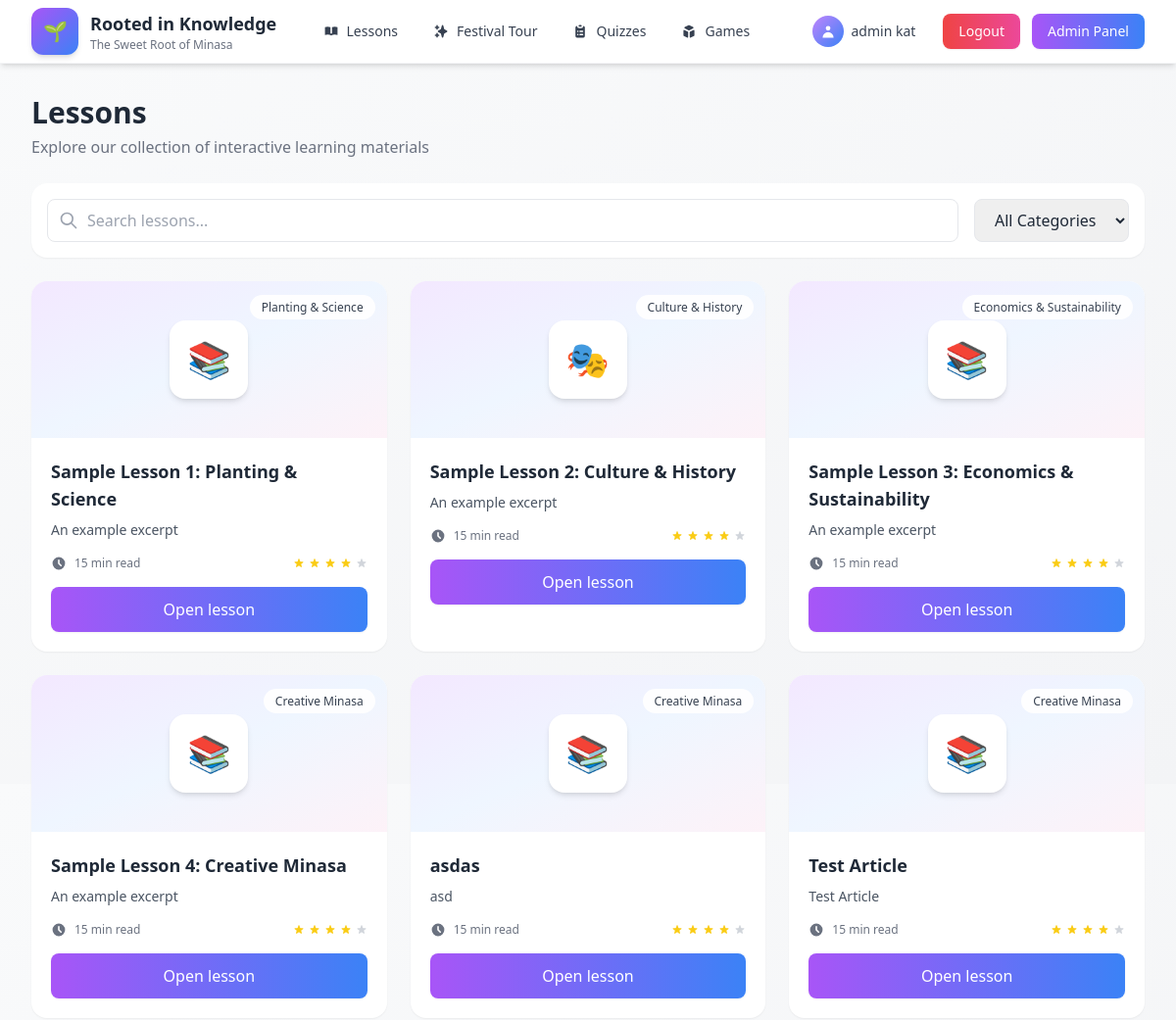
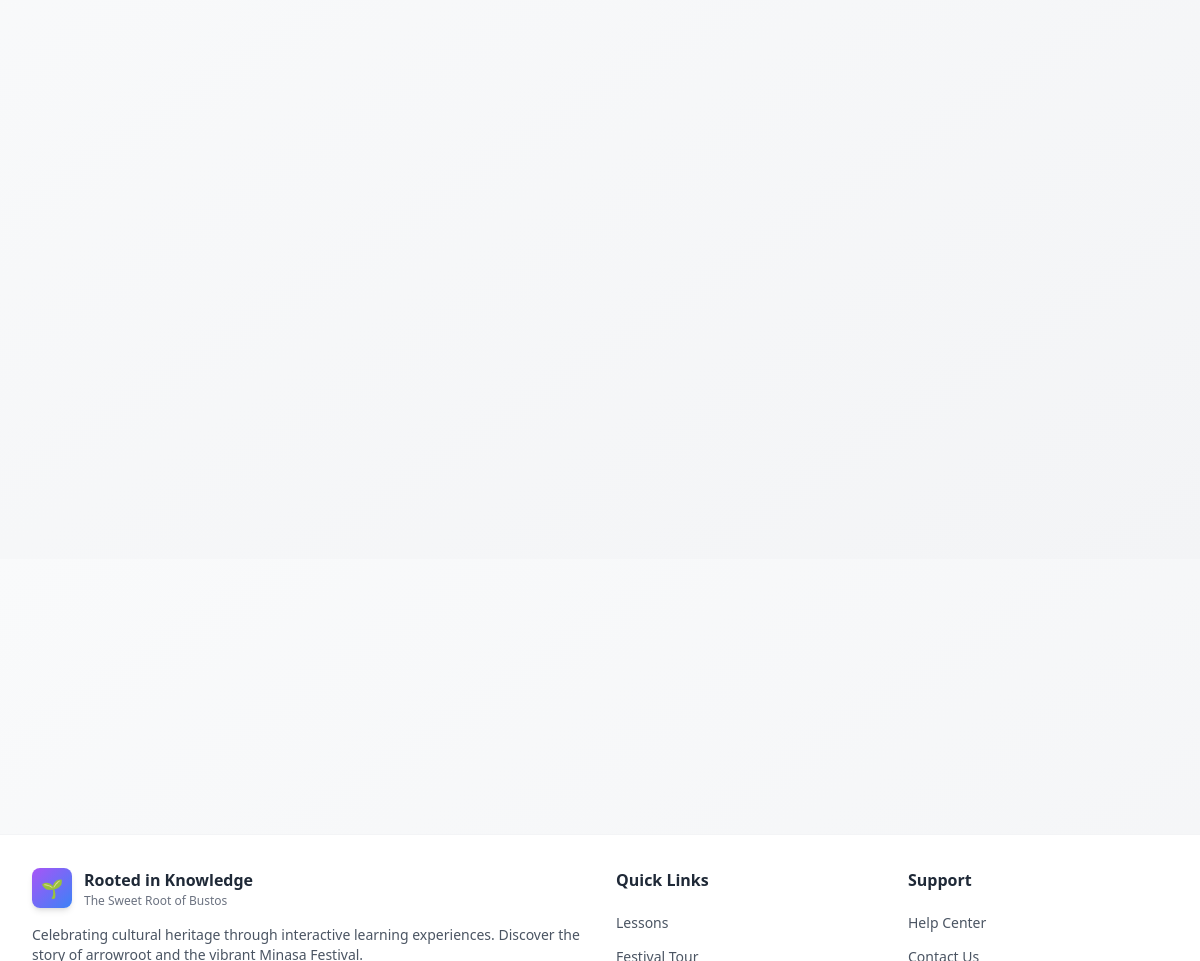
/lessons/ (signed in), run on the app's committed database (2 pictures, top to bottom).
### core/models.py (models this page shows, shortened)
class Article(models.Model):
    CATEGORY_CHOICES = [
        ('planting', 'Planting & Science'),
        ('culture', 'Culture & History'),
        ('economics', 'Economics & Sustainability'),
        ('creative', 'Creative Minasa'),
    ]
    title = models.CharField(max_length=200)
    slug = models.SlugField(unique=True)
    category = models.CharField(max_length=50, choices=CATEGORY_CHOICES)
    excerpt = models.TextField(blank=True)
    content = models.TextField()
    video = models.FileField(upload_to='videos/', blank=True, null=True)
    pdf = models.FileField(upload_to='pdfs/', blank=True, null=True)
    created_at = models.DateTimeField(auto_now_add=True)

### core/views.py (the view)
# urls.py: path('lessons/', views.lesson_list, name='lesson_list'),
@login_required
def lesson_list(request, category=None):
    qs = Article.objects.all()
    if category:
        qs = qs.filter(category=category)
    return render(request, 'core/lesson_list.html', {'articles': qs, 'category': category})

### core/templates/core/lesson_list.html (shortened to what this page needs)
{% extends 'core/base.html' %}
{% block content %}
<div class="mb-6">
  <h2 class="text-3xl font-bold text-gray-800">Lessons</h2>
  <p class="text-gray-500 mt-1">Explore our collection of interactive learning materials</p>
</div>
<div class="mb-6 bg-white rounded-2xl shadow-sm p-4">
  <div class="flex flex-col md:flex-row gap-4">
    <div class="flex-1 relative">
      <input type="text" placeholder="Search lessons..." class="w-full pl-10 pr-4 py-2 border border-gray-200 rounded-lg focus:outline-none focus:ring-2 focus:ring-purple-500">
      <svg class="w-5 h-5 text-gray-400 absolute left-3 top-1/2 -translate-y-1/2" fill="none" stroke="currentColor" viewBox="0 0 24 24">
        <path stroke-linecap="round" stroke-linejoin="round" stroke-width="2" d="M21 21l-6-6m2-5a7 7 0 11-14 0 7 7 0 0114 0z"></path>
      </svg>
    </div>
    <select class="px-4 py-2 border border-gray-200 rounded-lg focus:outline-none focus:ring-2 focus:ring-purple-500">
      <option>All Categories</option>
    </select>
  </div>
</div>
<div class="grid grid-cols-1 md:grid-cols-2 lg:grid-cols-3 gap-6">
  {% for article in articles %}
    <div class="bg-white rounded-2xl shadow-sm overflow-hidden hover:shadow-lg transition-shadow duration-300" data-aos="fade-up" data-aos-delay="{{ forloop.counter0|add:'0'|stringformat:'d'|slice:':1' }}0">
      <div class="relative h-40 bg-gradient-to-br from-purple-100 via-blue-50 to-pink-50 flex items-center justify-center">
        <div class="w-20 h-20 bg-white rounded-2xl shadow-md flex items-center justify-center">
          <span class="text-4xl">
            {% if article.category == 'science' %}🔬
            {% elif article.category == 'history' %}📜
            {% elif article.category == 'culture' %}🎭
            {% else %}📚{% endif %}
          </span>
        </div>
        <div class="absolute top-3 right-3">
          <span class="px-3 py-1 bg-white bg-opacity-90 backdrop-blur-sm rounded-full text-xs font-medium text-gray-700">
            {{ article.get_category_display|default:"General" }}
          </span>
        </div>
      </div>
      <div class="p-5">
        <h3 class="font-bold text-gray-800 text-lg mb-2 line-clamp-2">{{ article.title }}</h3>
        <p class="text-gray-600 text-sm mb-4 line-clamp-3">{{ article.excerpt }}</p>
        <div class="flex items-center justify-between mb-4">
          <div class="flex items-center gap-2 text-xs text-gray-500">
            <svg class="w-4 h-4" fill="currentColor" viewBox="0 0 20 20">
              <path fill-rule="evenodd" d="M10 18a8 8 0 100-16 8 8 0 000 16zm1-12a1 1 0 10-2 0v4a1 1 0 00.293.707l2.828 2.829a1 1 0 101.415-1.415L11 9.586V6z" clip-rule="evenodd"></path>
            </svg>
            <span>15 min read</span>
          </div>
          <div class="flex items-center gap-1">
            {% for i in "12345" %}
              <svg class="w-3 h-3 {% if forloop.counter <= 4 %}text-yellow-400{% else %}text-gray-300{% endif %}" fill="currentColor" viewBox="0 0 20 20">
                <path d="M9.049 2.927c.3-.921 1.603-.921 1.902 0l1.07 3.292a1 1 0 00.95.69h3.462c.969 0 1.371 1.24.588 1.81l-2.8 2.034a1 1 0 00-.364 1.118l1.07 3.292c.3.921-.755 1.688-1.54 1.118l-2.8-2.034a1 1 0 00-1.175 0l-2.8 2.034c-.784.57-1.838-.197-1.539-1.118l1.07-3.292a1 1 0 00-.364-1.118L2.98 8.72c-.783-.57-.38-1.81.588-1.81h3.461a1 1 0 00.951-.69l1.07-3.292z"></path>
              </svg>
            {% endfor %}
          </div>
        </div>
        <a href="/lessons/{{ article.slug }}/" class="block w-full text-center px-4 py-2.5 bg-gradient-to-r from-purple-500 to-blue-500 text-white font-medium rounded-lg hover:from-purple-600 hover:to-blue-600 transition-all duration-200 shadow-sm hover:shadow-md">
          Open lesson
        </a>
      </div>
    </div>
  {% endfor %}
</div>
{% endblock %}

### core/templates/core/base.html (shortened to what this page needs)
<!doctype html>
<html lang="en">
  <head>
    <script src="https://cdn.tailwindcss.com"></script>
    <link href="https://unpkg.com/aos@2.3.4/dist/aos.css" rel="stylesheet">
  </head>
  <body class="bg-gradient-to-br from-gray-50 to-gray-100 text-gray-800 font-sans leading-relaxed antialiased" x-data="{ mobileMenuOpen: false }">
    <header class="bg-white shadow-md sticky top-0 z-50 border-b border-gray-100">
      <div class="max-w-7xl mx-auto px-4 sm:px-6 lg:px-8">
        <div class="flex items-center justify-between h-16">
          <a href="/" class="flex items-center gap-3 group">
            <div class="w-12 h-12 bg-gradient-to-br from-purple-500 to-blue-500 rounded-xl flex items-center justify-center text-white font-bold shadow-md group-hover:shadow-lg transition-shadow duration-300">
              <span class="text-xl">🌱</span>
            </div>
            <div class="hidden sm:block">
              <h1 class="text-lg font-bold text-gray-800 group-hover:text-purple-600 transition-colors">Rooted in Knowledge</h1>
              <p class="text-xs text-gray-500">The Sweet Root of Minasa</p>
            </div>
          </a>
          <nav class="hidden md:flex items-center gap-1">
            <a href="/lessons/" class="px-4 py-2 text-sm font-medium text-gray-700 hover:text-purple-600 hover:bg-purple-50 rounded-lg transition-all duration-200">
              <span class="flex items-center gap-2">
                <svg class="w-4 h-4" fill="currentColor" viewBox="0 0 20 20">
                  <path d="M9 4.804A7.968 7.968 0 005.5 4c-1.255 0-2.443.29-3.5.804v10A7.969 7.969 0 015.5 14c1.669 0 3.218.51 4.5 1.385A7.962 7.962 0 0114.5 14c1.255 0 2.443.29 3.5.804v-10A7.968 7.968 0 0014.5 4c-1.255 0-2.443.29-3.5.804V12a1 1 0 11-2 0V4.804z"></path>
                </svg>
                Lessons
              </span>
            </a>
            <a href="/festival-tour/" class="px-4 py-2 text-sm font-medium text-gray-700 hover:text-purple-600 hover:bg-purple-50 rounded-lg transition-all duration-200">
              <span class="flex items-center gap-2">
                Festival Tour
              </span>
            </a>
            <a href="/quizzes/" class="px-4 py-2 text-sm font-medium text-gray-700 hover:text-purple-600 hover:bg-purple-50 rounded-lg transition-all duration-200">
              <span class="flex items-center gap-2">
                Quizzes
              </span>
            </a>
            <a href="{% url 'games:game_list' %}" class="px-4 py-2 text-sm font-medium text-gray-700 hover:text-purple-600 hover:bg-purple-50 rounded-lg transition-all duration-200">
              <span class="flex items-center gap-2">
                Games
              </span>
            </a>
          </nav>
          <div class="flex items-center gap-2">
            {% if user.is_authenticated %}
              <div class="hidden md:flex items-center gap-3">
                <a href="{% url 'core:profile' %}" class="flex items-center gap-2 px-4 py-2 text-sm font-medium text-gray-700 hover:text-purple-600 hover:bg-purple-50 rounded-lg transition-all duration-200">
                  <div class="w-8 h-8 rounded-full bg-gradient-to-br from-purple-400 to-blue-500 flex items-center justify-center">
                    <svg class="w-4 h-4 text-white" fill="currentColor" viewBox="0 0 20 20">
                      <path fill-rule="evenodd" d="M10 9a3 3 0 100-6 3 3 0 000 6zm-7 9a7 7 0 1114 0H3z" clip-rule="evenodd"></path>
                    </svg>
                  </div>
                  <span>
                    {% if user.first_name %}
                      {{ user.first_name }}
                    {% else %}
                      {{ user.username }}
                    {% endif %}
                  </span>
                </a>
                <a href="{% url 'logout' %}" class="px-4 py-2 text-sm font-medium text-white bg-gradient-to-r from-red-500 to-pink-500 hover:from-red-600 hover:to-pink-600 rounded-lg shadow-sm hover:shadow-md transition-all duration-200">
                  Logout
                </a>
                {% if user.is_superuser %}
                  <a href="/admin-panel/" class="px-4 py-2 text-sm font-medium text-white bg-gradient-to-r from-purple-500 to-blue-500 hover:from-purple-600 hover:to-blue-600 rounded-lg shadow-sm hover:shadow-md transition-all duration-200">
                    Admin Panel
                  </a>
                {% endif %}
              </div>
            {% endif %}
          </div>
        </div>
      </div>
    </header>
    <main class="max-w-7xl mx-auto px-4 sm:px-6 lg:px-8 py-8 min-h-[calc(100vh-16rem)]">
      {% block content %}{% endblock %}
    </main>
    <footer class="bg-white mt-16 border-t border-gray-100">
      <div class="max-w-7xl mx-auto px-4 sm:px-6 lg:px-8 py-8">
        <div class="grid grid-cols-1 md:grid-cols-4 gap-8">
          <div class="col-span-1 md:col-span-2">
            <div class="flex items-center gap-3 mb-4">
              <div class="w-10 h-10 bg-gradient-to-br from-purple-500 to-blue-500 rounded-lg flex items-center justify-center text-white shadow-md">
                <span class="text-lg">🌱</span>
              </div>
              <div>
                <h3 class="font-bold text-gray-800">Rooted in Knowledge</h3>
                <p class="text-xs text-gray-500">The Sweet Root of Bustos</p>
              </div>
            </div>
            <p class="text-sm text-gray-600 mb-4">Celebrating cultural heritage through interactive learning experiences. Discover the story of arrowroot and the vibrant Minasa Festival.</p>
          </div>
          <div>
            <h4 class="font-semibold text-gray-800 mb-4">Quick Links</h4>
            <ul class="space-y-2">
              <li><a href="/lessons/" class="text-sm text-gray-600 hover:text-purple-600 transition">Lessons</a></li>
              <li><a href="/festival-tour/" class="text-sm text-gray-600 hover:text-purple-600 transition">Festival Tour</a></li>
            </ul>
          </div>
          <div>
            <h4 class="font-semibold text-gray-800 mb-4">Support</h4>
            <ul class="space-y-2">
              <li><a href="#" class="text-sm text-gray-600 hover:text-purple-600 transition">Help Center</a></li>
              <li><a href="#" class="text-sm text-gray-600 hover:text-purple-600 transition">Contact Us</a></li>
            </ul>
          </div>
        </div>
      </div>
    </footer>
  </body>
</html>

### core/templates/core/base.html (style rules this page uses)
:root { --cream: #FFF9F0; --leaf: #7CB67E; --brown: #8B5E3C; --gold: #D8B372; --purple: #8B7FD8; --blue: #5BA3E0; }
* { transition: background-color 0.2s ease, color 0.2s ease, border-color 0.2s ease; }

### data on the page
Article: category "Planting & Science", title "Sample Lesson 1: Planting & Science", excerpt "An example excerpt"
Article: category "Culture & History", title "Sample Lesson 2: Culture & History", excerpt "An example excerpt"
Article: category "Economics & Sustainability", title "Sample Lesson 3: Economics & Sustainability", excerpt "An example excerpt"
Article: category "Creative Minasa", title "Sample Lesson 4: Creative Minasa", excerpt "An example excerpt"
Article: category "Creative Minasa", title "asdas", excerpt "asd"
Article: category "Creative Minasa", title "Test Article", excerpt "Test Article"

### other printed values
{{ user.username }} "admin kat"
